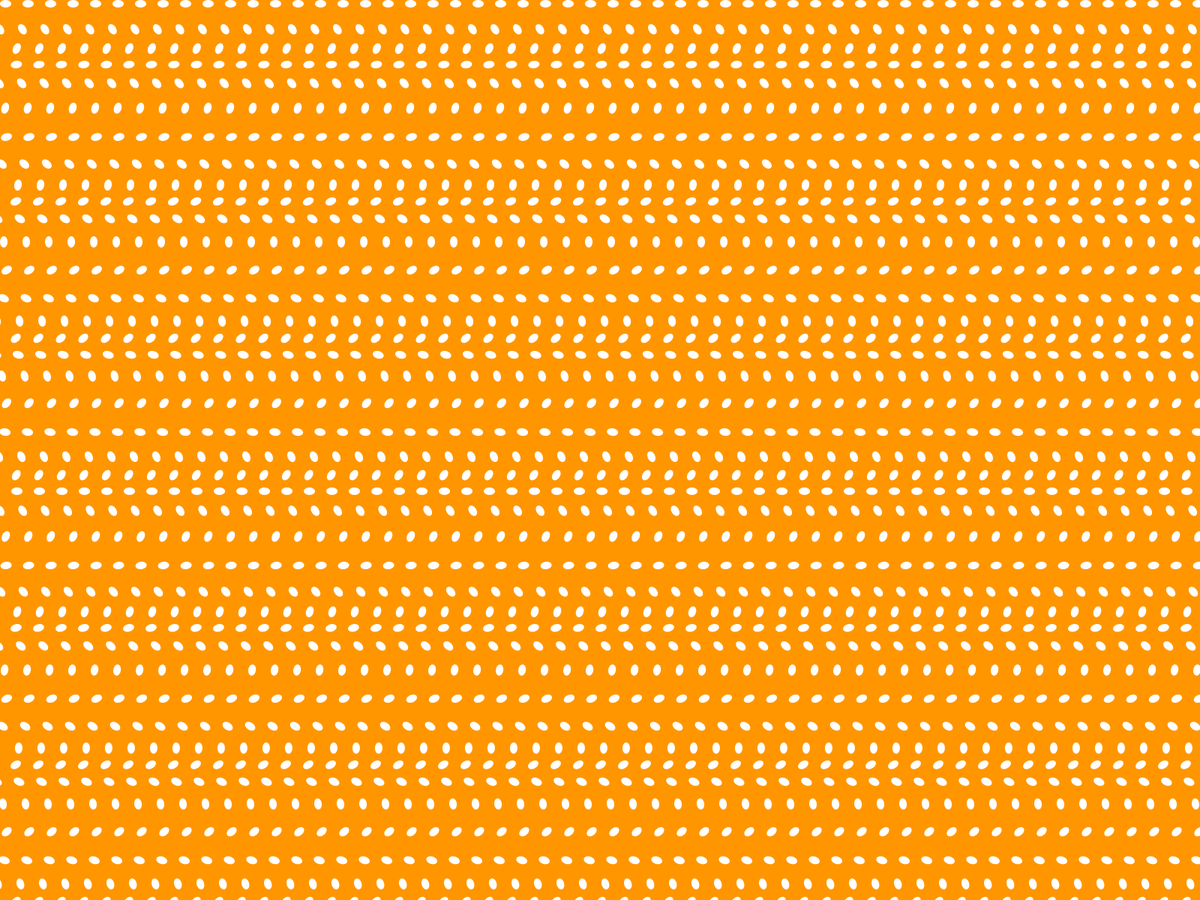
Frame 1 (no input)
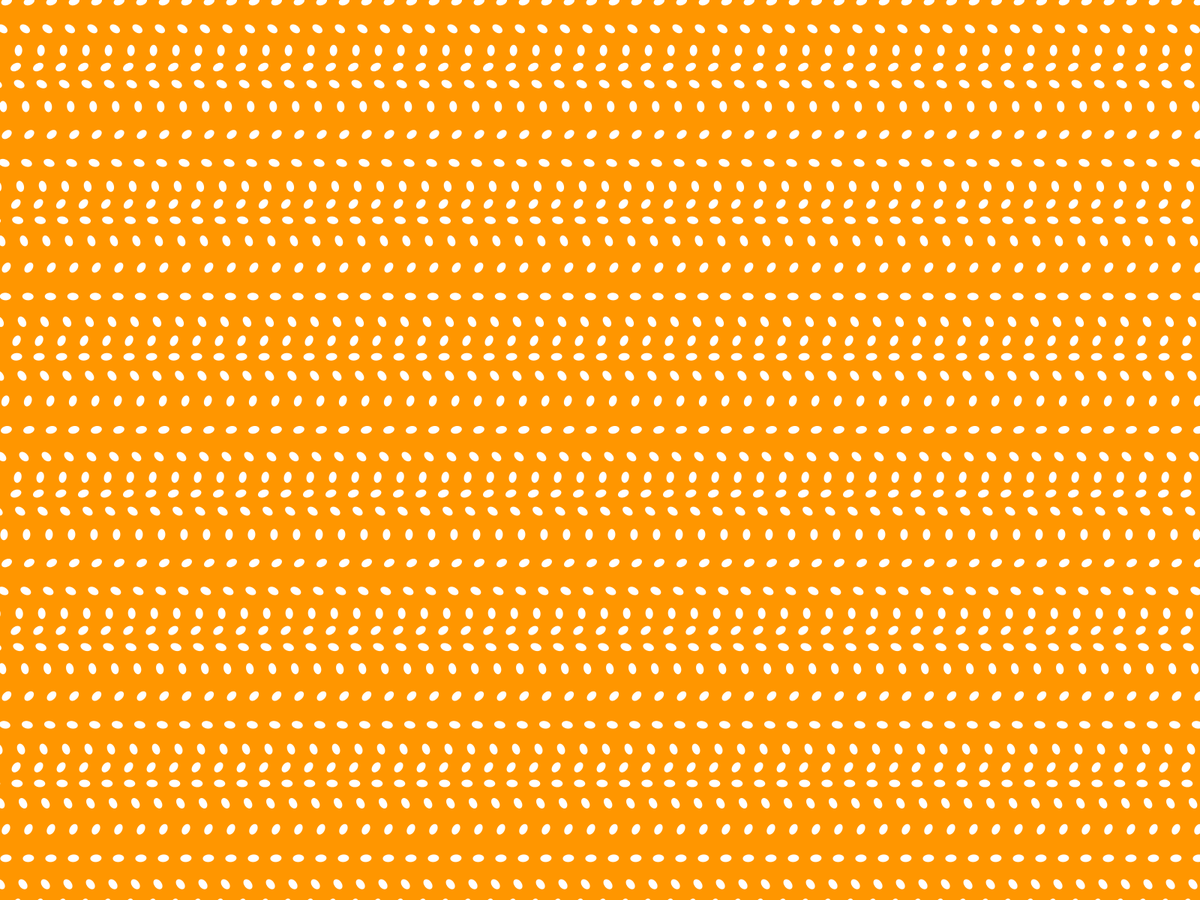
Frame 60 (the mouse pressed at the canvas centre just before this capture)
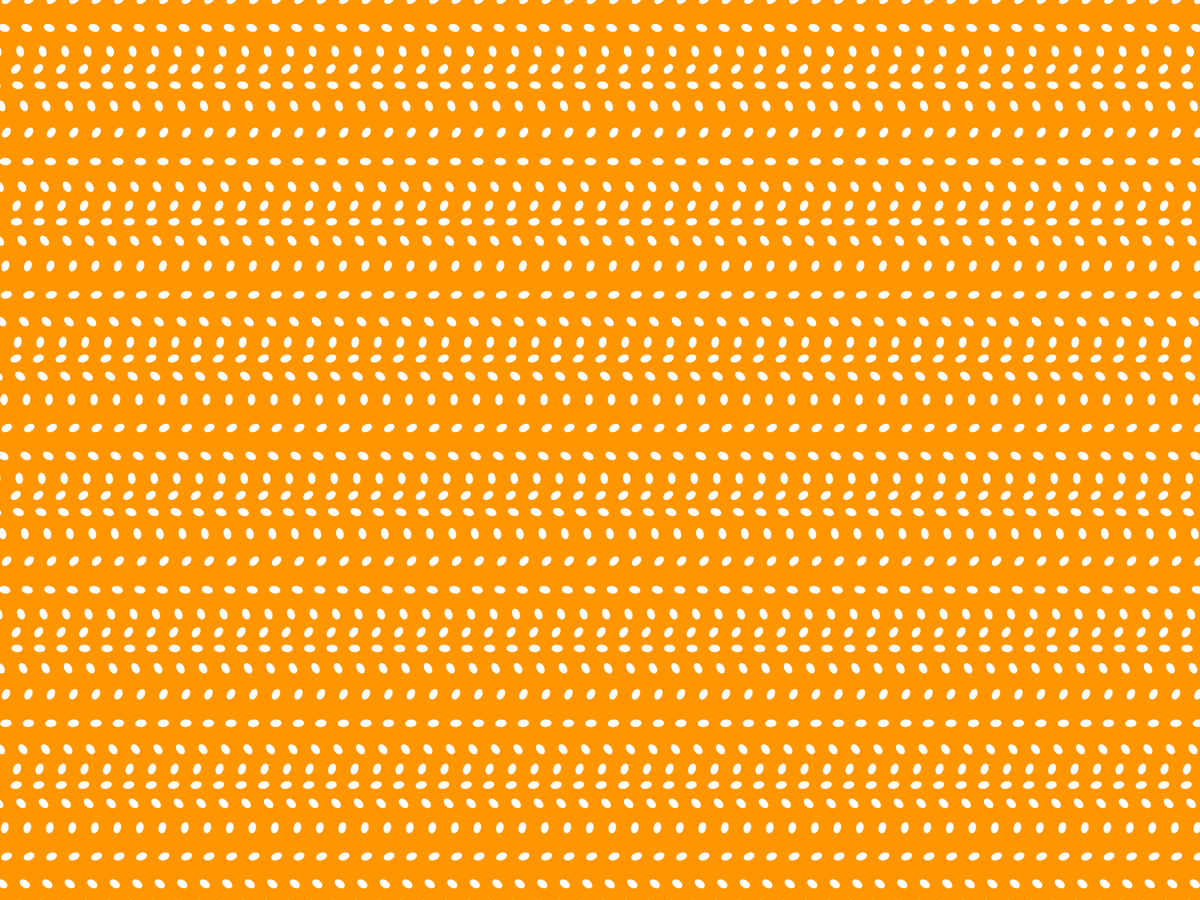
Frame 120 (the mouse held since frame 60 and released just before this capture)

The Processing sketch that drew these frames (run headless with seeded random() and noise(); from frame 60 on, the mouse is pressed at the canvas centre):

// Processing sketch: sketch_33_polka_dots_scarf_in_wind_
// ── sketch_33_polka_dots_scarf_in_wind_.pde
void setup() {
 // size(400, 400);
  fullScreen();
  noStroke();
  colorMode(HSB);
}
float rot = 0;

void draw() {
  background( 25, 255, 255);

  float x = 0;
  ellipseMode(CORNER);
  while (x<100) {  
    float y =0;
    while (y<100) {
      fill(255);
      drawEl(x*30, y*30, 15, 10, rot+y);
      y = y +1;
    }
    x= x+1;
  }
  rot = rot + 0.1;
}

void drawEl(float x, float y, int sX, int sY, float rot) {
  translate(x, y);
  rotate(rot);
  ellipse(0, 0, sX, sY);
  resetMatrix();
}
